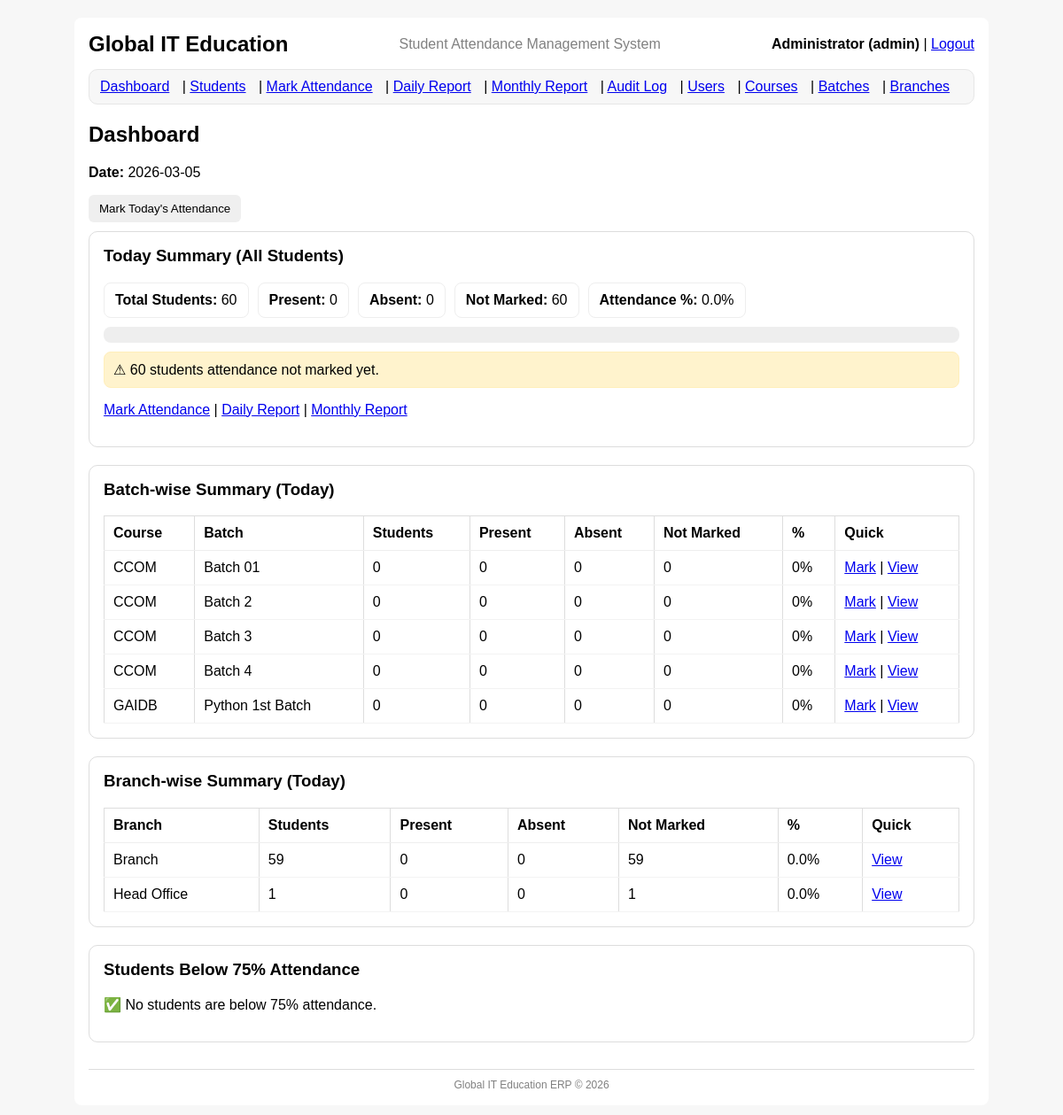
The page / (signed in) on the database its author committed.
### tables this page shows
CREATE TABLE batches (
            id INTEGER PRIMARY KEY AUTOINCREMENT,
            batch_name TEXT NOT NULL,
            course_id INTEGER NOT NULL,
            start_date TEXT,
            end_date TEXT,
            timing TEXT,
            is_active INTEGER NOT NULL DEFAULT 1,
            UNIQUE(batch_name, course_id),
            FOREIGN KEY(course_id) REFERENCES courses(id) ON DELETE RESTRICT
        );

CREATE TABLE branches (
            id INTEGER PRIMARY KEY AUTOINCREMENT,
            branch_name TEXT NOT NULL UNIQUE,
            location TEXT,
            contact_number TEXT,
            is_active INTEGER NOT NULL DEFAULT 1
        );

### app.py (the view, shortened to what this page needs)
@app.route("/")
@login_required
def dashboard():
    today = str(date.today())
    conn = get_conn()
    cur = conn.cursor()
    cur.execute("SELECT COUNT(*) AS cnt FROM students WHERE is_active=1")
    total_students = cur.fetchone()["cnt"]
    cur.execute(
        """
        SELECT
          SUM(CASE WHEN status='P' THEN 1 ELSE 0 END) AS present,
          SUM(CASE WHEN status='A' THEN 1 ELSE 0 END) AS absent,
          COUNT(*) AS marked
        FROM attendance
        WHERE att_date=?
        """,
        (today,),
    )
    row = cur.fetchone()
    present = row["present"] or 0
    absent = row["absent"] or 0
    marked = row["marked"] or 0
    not_marked = max(total_students - marked, 0)
    percentage = 0
    if total_students > 0:
        percentage = round((present / total_students) * 100, 1)
    cur.execute(
        """
        SELECT
          b.id AS batch_id,
          c.course_name,
          b.batch_name,
          COUNT(sb.student_id) AS batch_students,
          SUM(CASE WHEN a.status='P' THEN 1 ELSE 0 END) AS present,
          SUM(CASE WHEN a.status='A' THEN 1 ELSE 0 END) AS absent
        FROM batches b
        JOIN courses c ON c.id=b.course_id
        LEFT JOIN student_batches sb ON sb.batch_id=b.id
        LEFT JOIN attendance a
          ON a.student_id = sb.student_id AND a.att_date=?
        WHERE b.is_active=1
        GROUP BY b.id
        ORDER BY c.course_name, b.batch_name
        """,
        (today,),
    )
    batch_rows = cur.fetchall()
    batches = []
    for r in batch_rows:
        bs = r["batch_students"] or 0
        bp = r["present"] or 0
        ba = r["absent"] or 0
        bmarked = bp + ba
        bnot = max(bs - bmarked, 0)
        bperc = round((bp / bs) * 100, 1) if bs > 0 else 0
        batches.append(
            {
                "batch_id": r["batch_id"],
                "course_name": r["course_name"],
                "batch_name": r["batch_name"],
                "batch_students": bs,
                "present": bp,
                "absent": ba,
                "not_marked": bnot,
                "percentage": bperc,
            }
        )
    cur.execute(
        """
        SELECT
          br.id AS branch_id,
          br.branch_name,
          COUNT(DISTINCT s.id) AS branch_students,
          SUM(CASE WHEN a.status='P' THEN 1 ELSE 0 END) AS present,
          SUM(CASE WHEN a.status='A' THEN 1 ELSE 0 END) AS absent
        FROM branches br
        LEFT JOIN students s ON s.branch_id=br.id AND s.is_active=1
        LEFT JOIN attendance a
          ON a.student_id = s.id AND a.att_date=?
        WHERE br.is_active=1
        GROUP BY br.id
        ORDER BY br.branch_name
        """,
        (today,),
    )
    branch_rows = cur.fetchall()
    branch_summaries = []
    for r in branch_rows:
        brs = r["branch_students"] or 0
        brp = r["present"] or 0
        bra = r["absent"] or 0
        brmarked = brp + bra
        brnot = max(brs - brmarked, 0)
        brperc = round((brp / brs) * 100, 1) if brs > 0 else 0
        branch_summaries.append(
            {
                "branch_id": r["branch_id"],
                "branch_name": r["branch_name"],
                "branch_students": brs,
                "present": brp,
                "absent": bra,
                "not_marked": brnot,
                "percentage": brperc,
            }
        )
    cur.execute(
        """
        SELECT
            s.id,
            s.registration_number,
            s.full_name,
            COALESCE(SUM(CASE WHEN a.status='P' THEN 1 ELSE 0 END), 0) AS present_days,
            COUNT(a.student_id) AS marked_days
        FROM students s
        LEFT JOIN attendance a ON a.student_id = s.id
        WHERE s.is_active=1
        GROUP BY s.id
        HAVING marked_days > 0
           AND (present_days * 100.0 / marked_days) < 75
        ORDER BY (present_days * 100.0 / marked_days) ASC, marked_days DESC
        LIMIT 50
        """
    )
    low_rows = cur.fetchall()
    low_attendance_students = []
    conn.close()
    return render_template(
        "dashboard.html",
        today=today,
        total_students=total_students,
        present=present,
        absent=absent,
        not_marked=not_marked,
        percentage=percentage,
        batches=batches,
        branch_summaries=branch_summaries,
        low_attendance_students=low_attendance_students,
    )

### auth.py (called while the page is built)
def login_required(view_func):
    @wraps(view_func)
    def wrapper(*args, **kwargs):
        if "user_id" not in session:
            flash("Please login first.", "danger")
            return redirect(url_for("login"))
        return view_func(*args, **kwargs)
    return wrapper

### db.py (called while the page is built)
def get_conn():
    conn = sqlite3.connect(DB_PATH)
    conn.row_factory = sqlite3.Row
    conn.execute("PRAGMA foreign_keys = ON;")
    return conn

### templates/dashboard.html (shortened to what this page needs)
{% extends "base.html" %}
{% block content %}
<h2>Dashboard</h2>
<p><b>Date:</b> {{ today }}</p>
<p style="margin: 10px 0;">
  <a href="{{ url_for('mark_attendance', date=today) }}">
    <button type="button">Mark Today's Attendance</button>
  </a>
</p>
<div style="margin:10px 0; padding:16px; border:1px solid #ddd; border-radius:10px; background:#fff;">
  <h3 style="margin-top:0;">Today Summary (All Students)</h3>
  <div style="display:flex; flex-wrap:wrap; gap:10px; margin:10px 0;">
    <div style="padding:10px 12px; border:1px solid #eee; border-radius:8px;">
      <b>Total Students:</b> {{ total_students }}
    </div>
    <div style="padding:10px 12px; border:1px solid #eee; border-radius:8px;">
      <b>Present:</b> {{ present }}
    </div>
    <div style="padding:10px 12px; border:1px solid #eee; border-radius:8px;">
      <b>Absent:</b> {{ absent }}
    </div>
    <div style="padding:10px 12px; border:1px solid #eee; border-radius:8px;">
      <b>Not Marked:</b> {{ not_marked }}
    </div>
    <div style="padding:10px 12px; border:1px solid #eee; border-radius:8px;">
      <b>Attendance %:</b> {{ percentage }}%
    </div>
  </div>
  <div style="width:100%; background:#eee; border-radius:8px; height:18px; overflow:hidden;">
  </div>
  {% if not_marked > 0 %}
  <p style="margin-top:10px; padding:10px; border-radius:8px; background:#fff3cd; border:1px solid #ffeeba;">
    ⚠ {{ not_marked }} students attendance not marked yet.
  </p>
  {% endif %}
  <p style="margin-top:12px;">
    <a href="{{ url_for('mark_attendance', date=today) }}">Mark Attendance</a> |
    <a href="{{ url_for('report_daily', date=today) }}">Daily Report</a> |
    <a href="{{ url_for('report_monthly') }}">Monthly Report</a>
  </p>
</div>
<div style="margin-top:20px; padding:16px; border:1px solid #ddd; border-radius:10px; background:#fff;">
  <h3 style="margin-top:0;">Batch-wise Summary (Today)</h3>
  <table style="width:100%; border-collapse:collapse;">
    <tr>
      <th style="text-align:left; border-bottom:1px solid #eee; padding:10px;">Course</th>
      <th style="text-align:left; border-bottom:1px solid #eee; padding:10px;">Batch</th>
      <th style="text-align:left; border-bottom:1px solid #eee; padding:10px;">Students</th>
      <th style="text-align:left; border-bottom:1px solid #eee; padding:10px;">Present</th>
      <th style="text-align:left; border-bottom:1px solid #eee; padding:10px;">Absent</th>
      <th style="text-align:left; border-bottom:1px solid #eee; padding:10px;">Not Marked</th>
      <th style="text-align:left; border-bottom:1px solid #eee; padding:10px;">%</th>
      <th style="text-align:left; border-bottom:1px solid #eee; padding:10px;">Quick</th>
    </tr>
    {% for b in batches %}
    <tr>
      <td style="padding:10px; border-bottom:1px solid #f3f3f3;">{{ b.course_name }}</td>
      <td style="padding:10px; border-bottom:1px solid #f3f3f3;">{{ b.batch_name }}</td>
      <td style="padding:10px; border-bottom:1px solid #f3f3f3;">{{ b.batch_students }}</td>
      <td style="padding:10px; border-bottom:1px solid #f3f3f3;">{{ b.present }}</td>
      <td style="padding:10px; border-bottom:1px solid #f3f3f3;">{{ b.absent }}</td>
      <td style="padding:10px; border-bottom:1px solid #f3f3f3;">{{ b.not_marked }}</td>
      <td style="padding:10px; border-bottom:1px solid #f3f3f3;">{{ b.percentage }}%</td>
      <td style="padding:10px; border-bottom:1px solid #f3f3f3;">
        <a href="{{ url_for('mark_attendance', batch_id=b.batch_id, date=today) }}">Mark</a> |
        <a href="{{ url_for('report_daily', batch_id=b.batch_id, date=today) }}">View</a>
      </td>
    </tr>
    {% endfor %}
  </table>
</div>
<div style="margin-top:20px; padding:16px; border:1px solid #ddd; border-radius:10px; background:#fff;">
  <h3 style="margin-top:0;">Branch-wise Summary (Today)</h3>
  <table style="width:100%; border-collapse:collapse;">
    <tr>
      <th style="text-align:left; border-bottom:1px solid #eee; padding:10px;">Branch</th>
      <th style="text-align:left; border-bottom:1px solid #eee; padding:10px;">Students</th>
      <th style="text-align:left; border-bottom:1px solid #eee; padding:10px;">Present</th>
      <th style="text-align:left; border-bottom:1px solid #eee; padding:10px;">Absent</th>
      <th style="text-align:left; border-bottom:1px solid #eee; padding:10px;">Not Marked</th>
      <th style="text-align:left; border-bottom:1px solid #eee; padding:10px;">%</th>
      <th style="text-align:left; border-bottom:1px solid #eee; padding:10px;">Quick</th>
    </tr>
    {% for br in branch_summaries %}
    <tr>
      <td style="padding:10px; border-bottom:1px solid #f3f3f3;">{{ br.branch_name }}</td>
      <td style="padding:10px; border-bottom:1px solid #f3f3f3;">{{ br.branch_students }}</td>
      <td style="padding:10px; border-bottom:1px solid #f3f3f3;">{{ br.present }}</td>
      <td style="padding:10px; border-bottom:1px solid #f3f3f3;">{{ br.absent }}</td>
      <td style="padding:10px; border-bottom:1px solid #f3f3f3;">{{ br.not_marked }}</td>
      <td style="padding:10px; border-bottom:1px solid #f3f3f3;">{{ br.percentage }}%</td>
      <td style="padding:10px; border-bottom:1px solid #f3f3f3;">
        <a href="{{ url_for('report_daily', branch_id=br.branch_id, date=today) }}">View</a>
      </td>
    </tr>
    {% endfor %}
  </table>
</div>
<div style="margin-top:20px; padding:16px; border:1px solid #ddd; border-radius:10px; background:#fff;">
  <h3 style="margin-top:0;">Students Below 75% Attendance</h3>
  {% if low_attendance_students and low_attendance_students|length > 0 %}
    <table style="width:100%; border-collapse:collapse;">
      <tr>
        <th style="text-align:left; border-bottom:1px solid #eee; padding:10px;">Reg No</th>
        <th style="text-align:left; border-bottom:1px solid #eee; padding:10px;">Name</th>
        <th style="text-align:left; border-bottom:1px solid #eee; padding:10px;">Present</th>
        <th style="text-align:left; border-bottom:1px solid #eee; padding:10px;">Marked</th>
        <th style="text-align:left; border-bottom:1px solid #eee; padding:10px;">%</th>
        <th style="text-align:left; border-bottom:1px solid #eee; padding:10px;">Profile</th>
      </tr>
      {% for s in low_attendance_students %}
      <tr>
        <td style="padding:10px; border-bottom:1px solid #f3f3f3;">{{ s.registration_number }}</td>
        <td style="padding:10px; border-bottom:1px solid #f3f3f3;">{{ s.full_name }}</td>
        <td style="padding:10px; border-bottom:1px solid #f3f3f3;">{{ s.present_days }}</td>
        <td style="padding:10px; border-bottom:1px solid #f3f3f3;">{{ s.marked_days }}</td>
        <td style="padding:10px; border-bottom:1px solid #f3f3f3;"><b>{{ s.percent }}%</b></td>
        <td style="padding:10px; border-bottom:1px solid #f3f3f3;">
          <a href="{{ url_for('student_profile', student_id=s.id) }}">View</a>
        </td>
      </tr>
      {% endfor %}
    </table>
  {% else %}
    <p>✅ No students are below 75% attendance.</p>
  {% endif %}
</div>
{% endblock %}

### static/style.css (style rules this page uses)
body { font-family: Arial, sans-serif; background:#f7f7f7; }
table { width:100%; border-collapse: collapse; margin-top: 10px; }
th, td { border: 1px solid #ddd; padding: 8px; text-align:left; }
button { padding: 8px 12px; border:0; border-radius: 6px; cursor:pointer; }

### rows shown on the page
batches: course_name "CCOM", batch_name "Batch 01", batch_students "0", present "0", absent "0", not_marked "0", percentage "0"
batches: course_name "CCOM", batch_name "Batch 2", batch_students "0", present "0", absent "0", not_marked "0", percentage "0"
batches: course_name "CCOM", batch_name "Batch 3", batch_students "0", present "0", absent "0", not_marked "0", percentage "0"
batches: course_name "CCOM", batch_name "Batch 4", batch_students "0", present "0", absent "0", not_marked "0", percentage "0"
batches: course_name "GAIDB", batch_name "Python 1st Batch", batch_students "0", present "0", absent "0", not_marked "0", percentage "0"
branches: branch_name "Branch", branch_students "59", present "0", absent "0", not_marked "59", percentage "0.0"
branches: branch_name "Head Office", branch_students "1", present "0", absent "0", not_marked "1", percentage "0.0"

### other values the page prints
{{ session.get("full_name") }} "Administrator"
{{ session.get("username", "") }} "admin"
{{ total_students }} "60"
{{ present }} "0"
{{ absent }} "0"
{{ not_marked }} "60"
{{ percentage }} "0.0"
